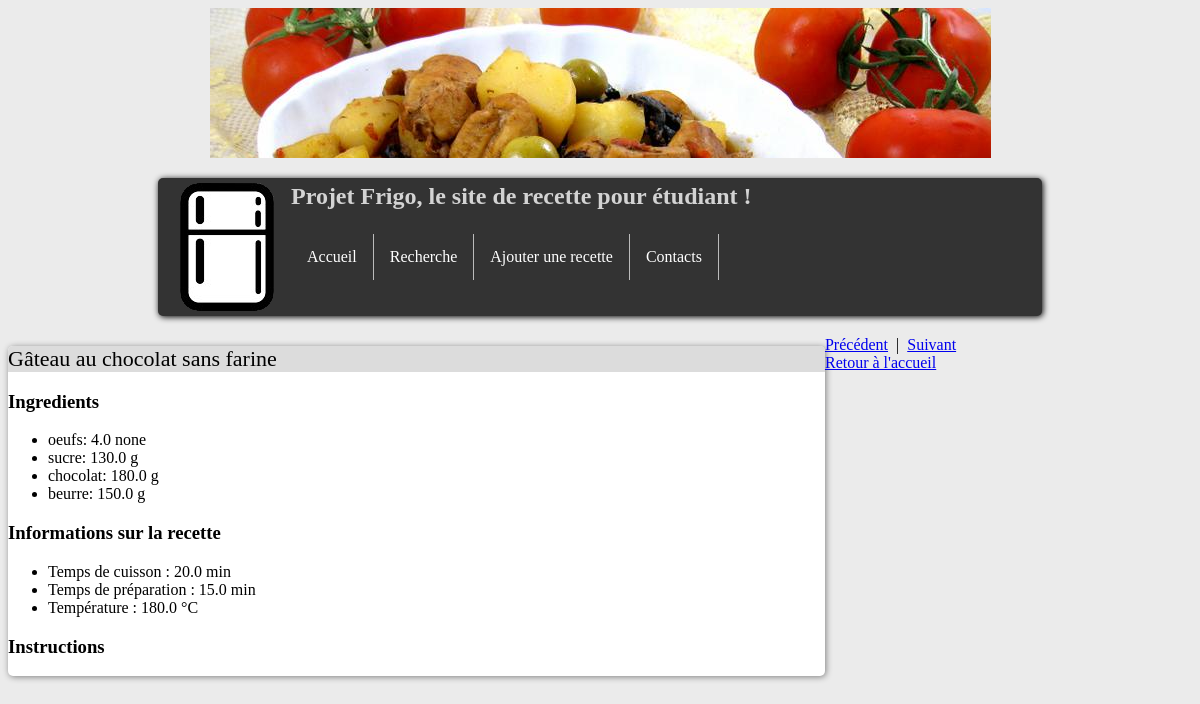
The page /fridgeApp/recipe/3 on the database as committed earlier.
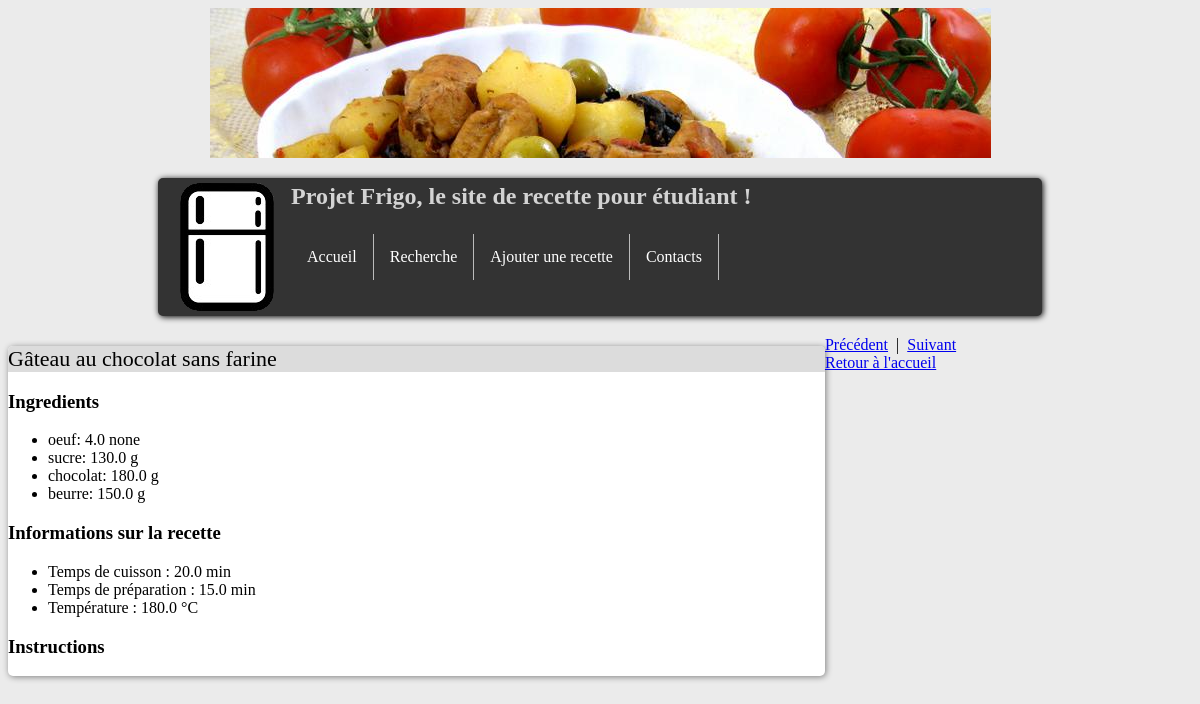
The same page on the database as committed later.
### fridgeApp/models.py (models this page shows, shortened)
class Ingredient(models.Model):
    recipe = models.ForeignKey(Recipe, on_delete=models.CASCADE)
    ingredient_text = models.CharField(max_length = 50)
    quantity = models.FloatField()
    unit = models.CharField(max_length = 30)
    category = models.CharField(max_length = 200)

### fridgeApp/views.py (the view)
# urls.py: url(r'^recipe/(?P<recipe_id>[0-9]+)$', views.recipe, name='recipe'),
def recipe(request, recipe_id):
    recipe = get_object_or_404(Recipe, pk = recipe_id)
    return render(request, 'fridgeApp/recipe.html', locals())

### fridgeApp/templates/fridgeApp/recipe.html (shortened to what this page needs)
{% load static %}
<body>
	{% include "fridgeApp/includes/tabs.html" with active_tab='None' %}
	<section>
	<div class="title">{{ recipe.recipe_text }}</div>
	<h3> Ingredients </h3>
	<ul>
	{% for ingredient in recipe.ingredient_set.all %}
		<li> {{ingredient.ingredient_text}}: {{ingredient.quantity}} {{ingredient.unit}} </li>
	{% endfor %}
	</ul>
	<h3> Informations sur la recette </h3>
	<ul>
	{% for info in recipe.cook_information_set.all %}
		<li> {{info.information_text}} :
		{% if info.value != 0 and info.value_unit == 'none' %}
			{{info.value|stringformat:"d"}}
		{% else %}
			{% if info.value != 0 %} {{info.value}} {% endif %}
			{% if info.value_unit != 'none' %} {{info.value_unit}} {% endif %} </li>
		{% endif %}
	{% endfor %}
	</ul>
	<h3> Instructions </h3>
	</section>
	<footer>
    <a href="{%url 'fridgeApp:recipe' recipe.id|add:-1%}">Précédent</a>&nbsp; |&nbsp;
	<a href="{%url 'fridgeApp:recipe' recipe.id|add:'1'%}">Suivant</a> <br/>
	<a href="{%url 'fridgeApp:home'%}">Retour à l'accueil</a>
	</footer>
</body>

Rows that differ between the two databases and show on the page:
changed Ingredient "none": ingredient_text "oeufs" → "oeuf"
